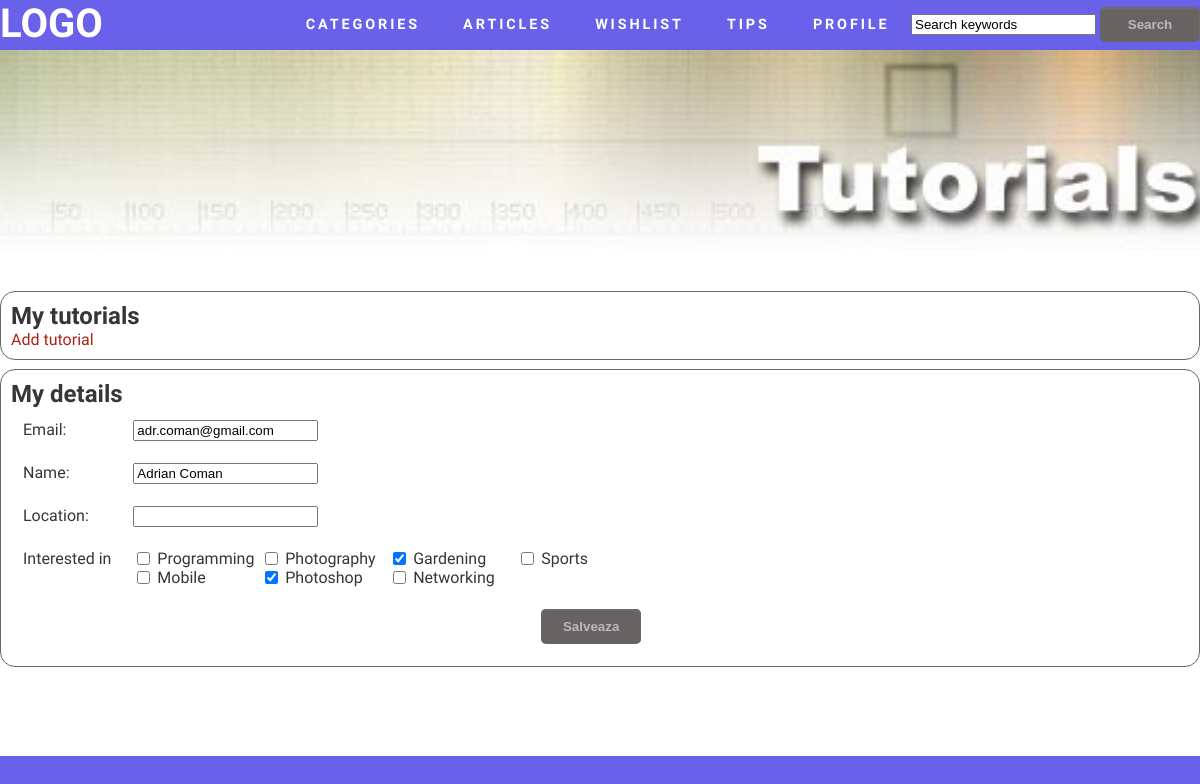
/?page=profile (signed in), run on the app's committed database.
### tables this page shows
CREATE TABLE IF NOT EXISTS `categories` (
  `category_id` int(11) NOT NULL AUTO_INCREMENT,
  `category_title` char(100) NOT NULL,
  `category_link` char(100) NOT NULL,
  `category_icon` char(100) NOT NULL,
  PRIMARY KEY (`category_id`)
);

### controller.php (called while the page is built, shortened)
<?php
try
{
    $dbh = new PDO('mysql:host=localhost;dbname=iocproject', "root", "");
}
catch (PDOException $e)
{
    print "Databse error!: " . $e->getMessage() . "<br/>";
    die();
}
$arrCategories = $dbh->query("
		SELECT * FROM `categories`
	")->fetchAll(PDO::FETCH_ASSOC);

### chunks/profile.php (the view)
<section>
	<h1> My tutorials</h1>
	<a href="/?page=create-tutorial">Add tutorial</a>
</section>
<section>
	<h1> My details</h1>
	<form method="post" action="">
		<table>
			<tr>
				<td>
					Email:
				</td>
				<td>
					<input name="user_email" value="<?php echo @$_SESSION["account"]["user_email"];?>"/>
				</td>
			</tr>
			<tr>
				<td>
					Name:
				</td>
				<td>
					<input name="user_name"  value="<?php echo @$_SESSION["account"]["user_name"];?>"/>
				</td>
			</tr>
			<tr>
				<td>
					Location:
				</td>
				<td>
					<input name="user_location"  value="<?php echo @$_SESSION["account"]["user_location"];?>"/>
				</td>
			</tr>
			<tr>
				<td>
					Interested in
				</td>
				<td class="checkboxes">
				<?php
				$i = 0;
				$arrUserFavorites = json_decode($_SESSION["account"]["user_favorites"]);
				foreach ($arrCategories as $objCategory)
				{
					?>
					<input type="checkbox" value="<?php echo $objCategory["category_id"];?>" name="user_favorites[]" <?php echo (in_array($objCategory["category_id"], $arrUserFavorites)?"checked":"");?>/>
					<label><?php echo $objCategory["category_title"];?></label>
					<?php
					if (++$i%4==0)
						echo "<br />";
				}
				?>
				</td>
			</tr>
			<tr>
				<td colspan="2" style="text-align: right;"><input type="submit" name="btnSaveProfile" value="Salveaza" /></td>
			</tr>
		</table>
	</form>
</section>

### default.css (style rules this page uses)
html, body { height: 100%; min-width: 1200px; }
body { margin: 0px; padding: 0px; background: #6960ec; font-family: 'Source Sans Pro', sans-serif; font-size: 12pt; font-weight: 300; color: #363636; }
h1, h2, h3 { margin: 0; padding: 0; }
a { color: #AF2117; text-decoration: none; }
table * { vertical-align: top; }
table td { padding:10px; }
.checkboxes label { display: inline-block; width: 100px; }
.checkboxes input[type=checkbox] { padding-right: 38px; }
section { border: 1px solid #666; margin: 9px 0; padding: 10px; -moz-border-radius: 15px; border-radius: 15px; }
input[type=submit] { background-color: #666362; color: #fff; font-weight: bold; height: 35px; width: 100px; color: #bbbbbb; box-shadow: -1px 2px #6E6B6A inset; }
input[type=submit], input[type=text], input[type=password] { border: 0; border-radius: 5px; font-family: Sansation, Arial; }

### data on the page
categories: category_title "Programming"
categories: category_title "Photography"
categories: category_id "☑", category_title "Gardening"
categories: category_title "Sports"
categories: category_title "Mobile"
categories: category_id "☑", category_title "Photoshop"
categories: category_title "Networking"
